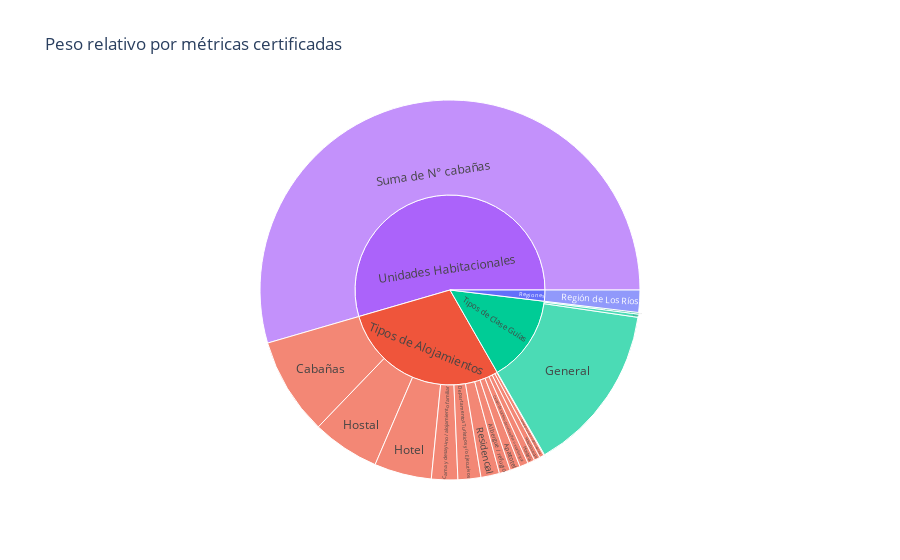

The cell this chart's notebook holds for it:
### Markdown cell above
## 7. Vista jerárquica consolidada
Visualizamos el peso relativo de cada métrica dentro del portafolio certificado.

### Code cell
# Relación jerárquica de métricas de turismo certificado
sunburst_fig = px.sunburst(
    tourism_metrics,
    path=['metric_group', 'category'],
    values='value',
    color='metric_group',
    title='Peso relativo por métricas certificadas'
)
sunburst_fig.update_traces(
    hovertemplate=(
        '<b>%{label}</b><br>'
        'Valor: %{value:,.0f}<br>'
        'Participación en el nivel superior: %{percentParent:.1%}<br>'
        'Participación en el total: %{percentRoot:.1%}<extra></extra>'
    )
)
sunburst_fig.show()

### Figure 1 — Plotly figure (JSON) as saved in the notebook; plotly's stock layout.template omitted (floating-point values rounded to 4 significant figures)
{"data": [{"branchvalues": "total", "customdata": [["Regiones"], ["Regiones"], ["Tipos de Alojamientos"], ["Tipos de Alojamientos"], ["Tipos de Alojamientos"], ["Tipos de Alojamientos"], ["Tipos de Alojamientos"], ["Tipos de Alojamientos"], ["Tipos de Alojamientos"], ["Tipos de Alojamientos"], ["Tipos de Alojamientos"], ["Tipos de Alojamientos"], ["Tipos de Alojamientos"], ["Tipos de Alojamientos"], ["Tipos de Alojamientos"], ["Tipos de Alojamientos"], ["Tipos de Clase Guías"], ["Tipos de Clase Guías"], ["Tipos de Clase Guías"], ["Tipos de Clase Guías"], ["Unidades Habitacionales"], ["Unidades Habitacionales"]], "domain": {"x": [0, 1], "y": [0, 1]}, "hovertemplate": "<b>%{label}</b><br>Valor: %{value:,.0f}<br>Participación en el nivel superior: %{percentParent:.1%}<br>Participación en el total: %{percentRoot:.1%}<extra></extra>", "ids": ["Regiones/Región de Los Ríos", "Regiones", "Tipos de Alojamientos/Hostal", "Tipos de Alojamientos/Hotel", "Tipos de Alojamientos/Cama y desayuno / alojamiento familiar", "Tipos de Alojamientos/Departamentos Turísticos y/o Ejecutivos", "Tipos de Alojamientos", "Tipos de Alojamientos/Albergue / refugio", "Tipos de Alojamientos/Residencial", "Tipos de Alojamientos/Centro de turismo de naturaleza o ecoalbergue", "Tipos de Alojamientos/Hostería", "Tipos de Alojamientos/Hotel boutique", "Tipos de Alojamientos/Complejo turístico o centro vacacional", "Tipos de Alojamientos/Estancia o Hacienda", "Tipos de Alojamientos/Cabañas", "Tipos de Alojamientos/Apartotel", "Tipos de Clase Guías/Sitio", "Tipos de Clase Guías/Especializado en Escalada en Roca (con certificación nacional o internacional)", "Tipos de Clase Guías/General", "Tipos de Clase Guías", "Unidades Habitacionales/Suma de N° cabañas", "Unidades Habitacionales"], "labels": ["Región de Los Ríos", "Regiones", "Hostal", "Hotel", "Cama y desayuno / alojamiento familiar", "Departamentos Turísticos y/o Ejecutivos", "Tipos de Alojamientos", "Albergue / refugio", "Residencial", "Centro de turismo de naturaleza o ecoalbergue", "Hostería", "Hotel boutique", "Complejo turístico o centro vacacional", "Estancia o Hacienda", "Cabañas", "Apartotel", "Sitio", "Especializado en Escalada en Roca (con certificación nacional o internacional)", "General", "Tipos de Clase Guías", "Suma de N° cabañas", "Unidades Habitacionales"], "marker": {"colors": ["#636efa", "#636efa", "#EF553B", "#EF553B", "#EF553B", "#EF553B", "#EF553B", "#EF553B", "#EF553B", "#EF553B", "#EF553B", "#EF553B", "#EF553B", "#EF553B", "#EF553B", "#EF553B", "#00cc96", "#00cc96", "#00cc96", "#00cc96", "#ab63fa", "#ab63fa"]}, "name": "", "parents": ["Regiones", "", "Tipos de Alojamientos", "Tipos de Alojamientos", "Tipos de Alojamientos", "Tipos de Alojamientos", "", "Tipos de Alojamientos", "Tipos de Alojamientos", "Tipos de Alojamientos", "Tipos de Alojamientos", "Tipos de Alojamientos", "Tipos de Alojamientos", "Tipos de Alojamientos", "Tipos de Alojamientos", "Tipos de Alojamientos", "Tipos de Clase Guías", "Tipos de Clase Guías", "Tipos de Clase Guías", "", "Unidades Habitacionales", ""], "type": "sunburst", "values": [610.0, 610.0, 1853.0, 1574.0, 722.0, 629.0, 9290.0, 305.0, 510.0, 235.0, 193.0, 163.0, 124.0, 21.0, 2680.0, 281.0, 87.0, 45.0, 4652.0, 4784.0, 17590.0, 17590.0]}], "layout": {"legend": {"tracegroupgap": 0}, "title": {"text": "Peso relativo por métricas certificadas"}}}
